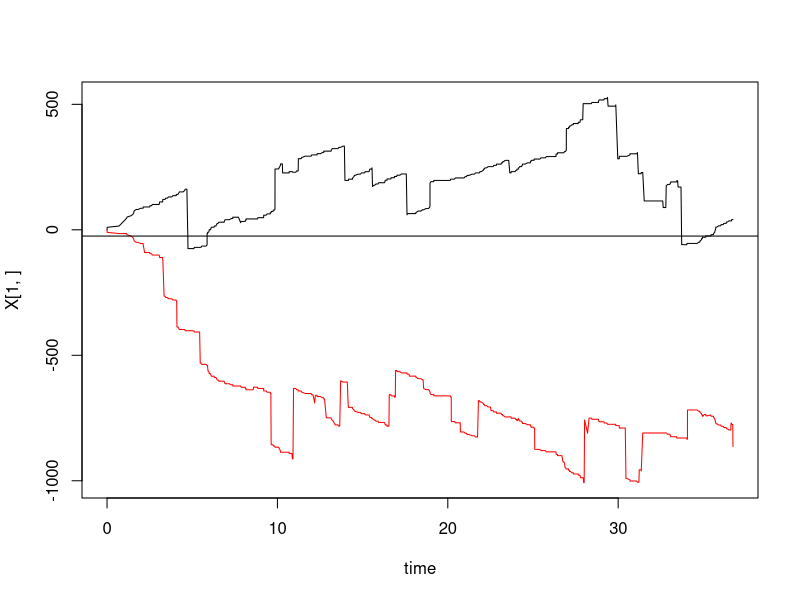
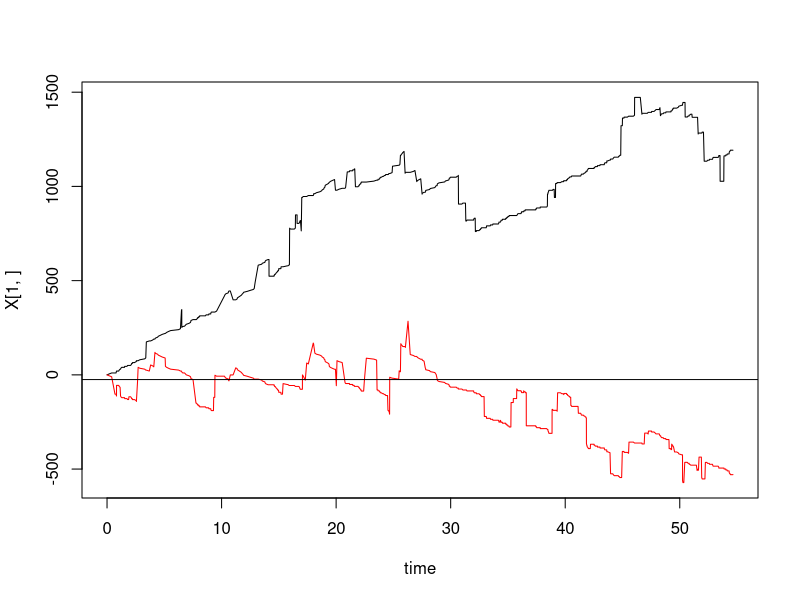
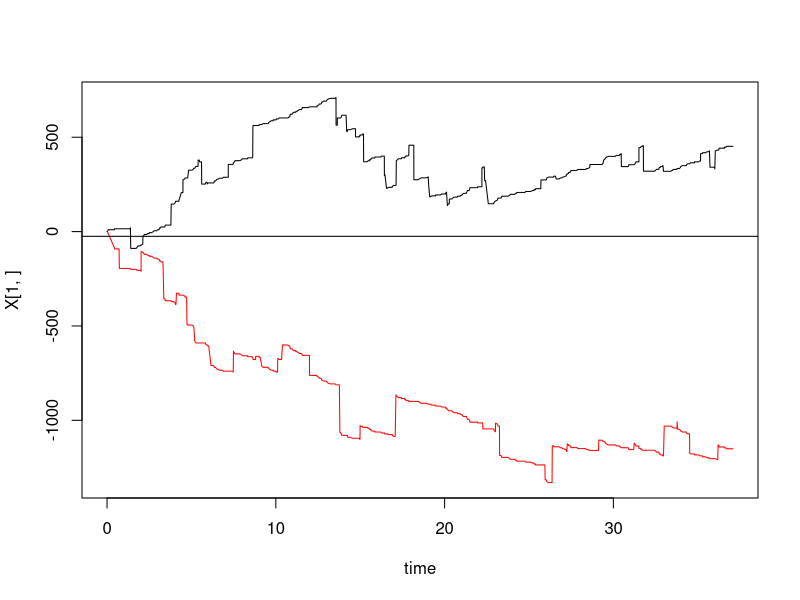
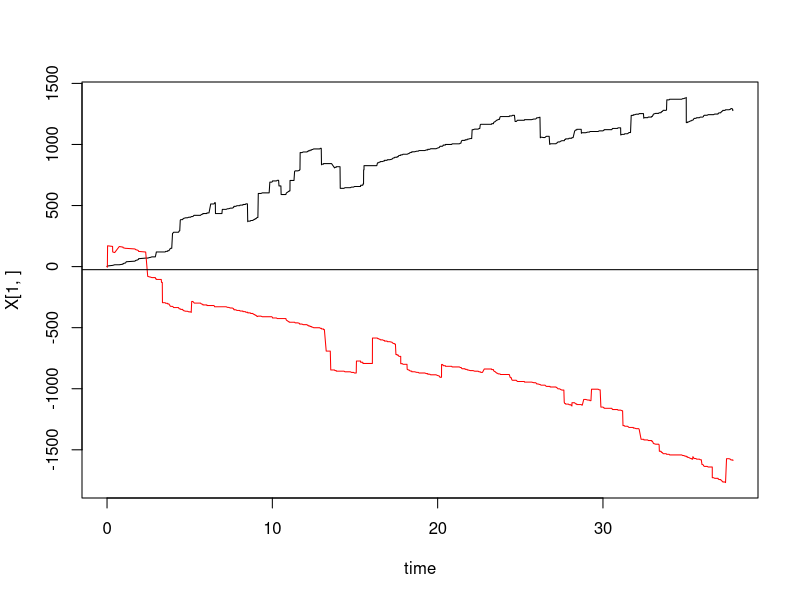
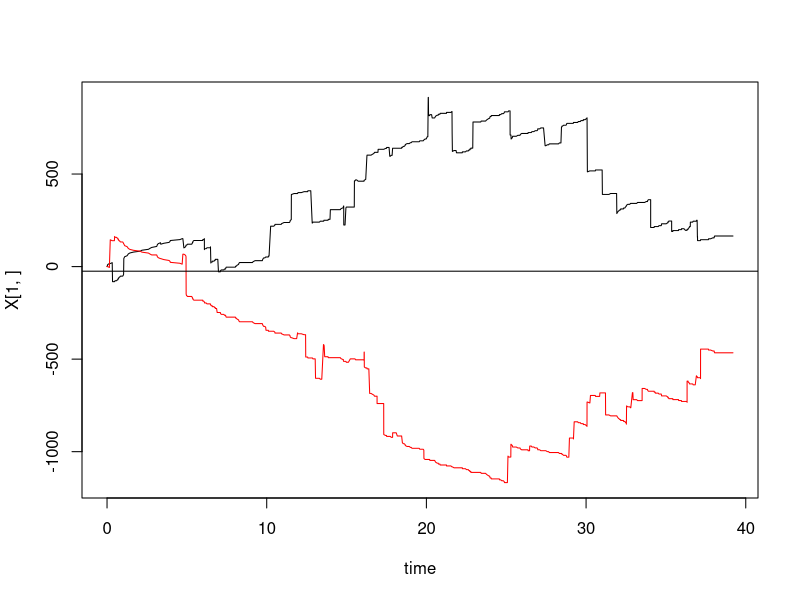
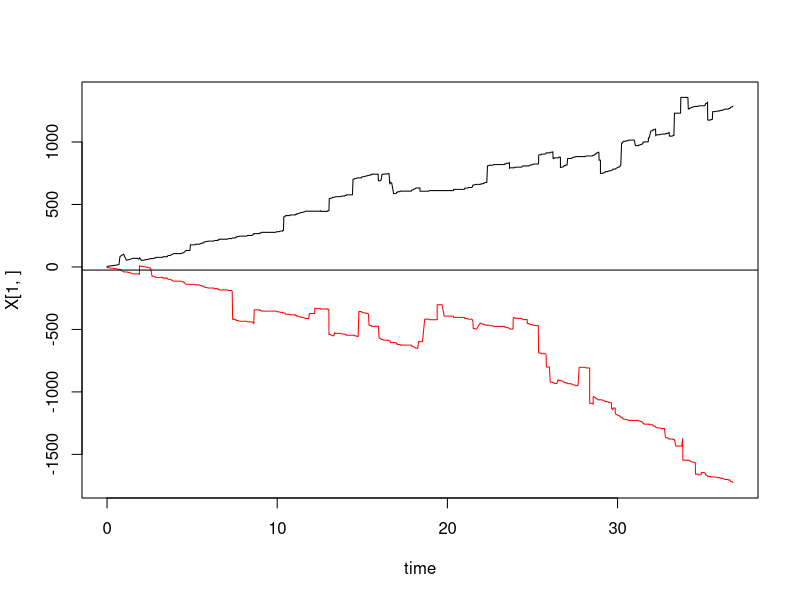
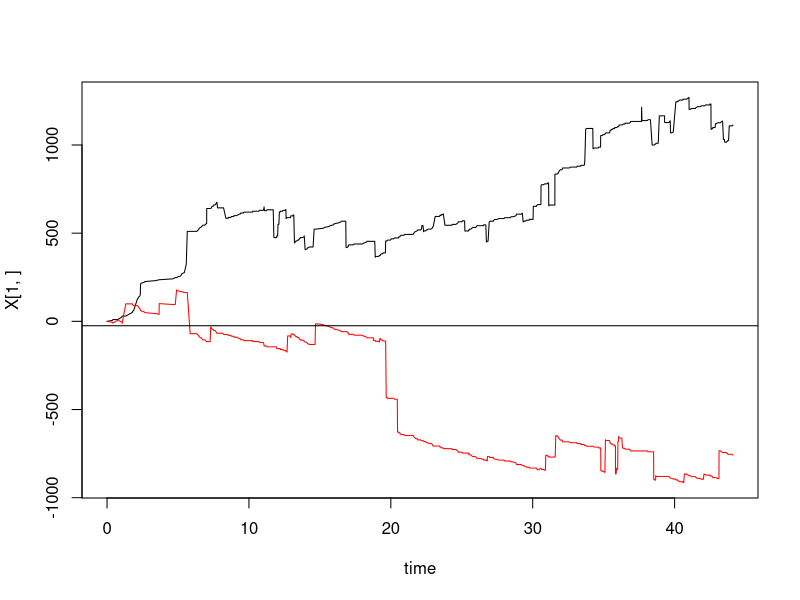
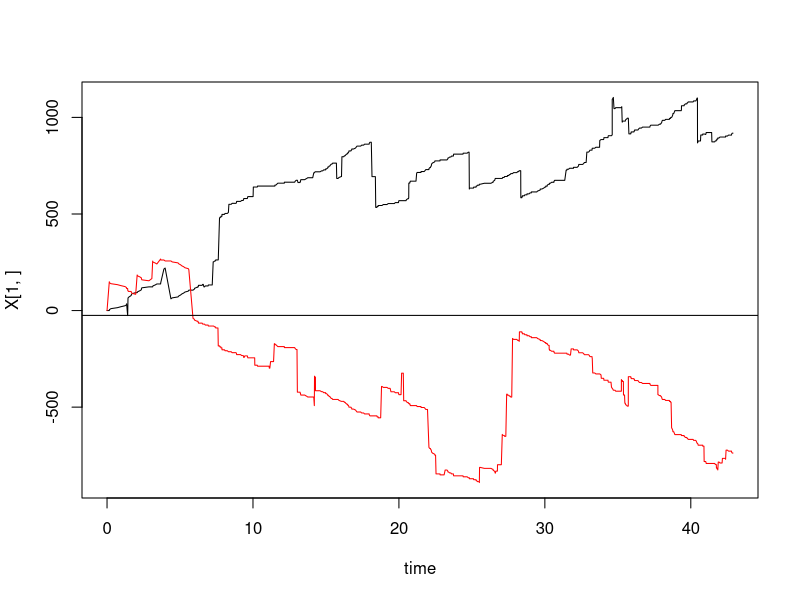

The R script that drew these images, in order:
re1<-1 #rate of error in animal 1
re2<-re1 #rate of error in animal 2
me1<-0 #mean error in animal 1
me2<-0 #mean error in animal 2
se1<-100 #variance of error in animal 1
se2<-100 #variance of error in animal 2

rf<-5 #rate of fighting
mf<-5 #mean fight outcome
sf<-0 #variance of fight outcome

bs1=0 #boost to animal 2 when animal 1 signals
bs2=0 #boost to animal 1 when animal 2 signals

rs<-10

T<-25 #signaling threshold

erf<-function(x){
	return(2*pnorm(x*sqrt(2))-1)
	}
f<-function(x){
	return(rs*(erf(-(x-2*(-T)))+1))
	}

timesteps=1000 #how many reactions to have
bins=seq(0,timesteps,by=0.5) #bin time so we can compare evolution in time between runs

B<-function(re1,re2,me1,me2,se1,se2,rf,mf,sf,bs1,bs2){ #Gillespie algorithm

runs=500 #how many separate runs to do
fight_rates=array(,runs) #time spent fighting divided by total time each run
error1_rates=array(,runs) #rates of errors for each run
error2_rates=array(,runs)
signal1_rates=array(,runs)
signal2_rates=array(,runs)
dom1=array(,runs) #sum of intervals in which animal 1 is dominant
dom2=array(,runs)
hitting2=array(,runs)



where1=list() #each element of the list will be an array of dominance values for animal 1 at a point in time
where2=list()
for(i in 1:length(bins)){
	where1[[i]]=array()
	where2[[i]]=array()
	}

for(k in 1:runs){
time=array(,timesteps+1) #keep track of timepoints
time[1]=0 #initialize
X=array(,c(2,timesteps+1))
X[,1]=c(0,0)
rxns=array(,timesteps) #keep track of which reactions occur

for(i in 1:timesteps+1){
	X[,i]=X[,i-1]
	rates=c(re1,re2,rf,f(X[1,i-1]),f(X[2,i-1]))
	R=sum(rates)
	r1=runif(1,0,1) #random variable to increment time
	r2=runif(1,0,1)*R #random variable to decide reaction
	tau=1/R*log(1/r1) #exponentially distributed time step
	time[i]=tau+time[i-1] #add to total time
	C=cumsum(rates) 
	j=min(which(C>r2))
	rxns[i-1]=j
	if(j==1){ #animal 1 makes an error
		E=rnorm(1,me1,se1)
		X[1,i]=X[1,i]+E
		}
	if(j==2){ #animal 2 makes an error
		E=rnorm(1,me2,se2)
		X[2,i]=X[2,i]+E
		}
	if(j==3){ #fight occurs
		F=rnorm(1,mf,sf)
		X[1,i]=X[1,i]+F
		X[2,i]=X[2,i]-F
		}
	if(j==4){ #animal 2 signals
		X[2,i]=X[2,i]+bs1
		}
	if(j==5){ #animal 1 signals
		X[1,i]=X[1,i]+bs2
		}	

	}
	
for(i in 1:length(bins)){ #for each bin concatenate the dominance values at the beginning of that time bin
	if(bins[i]<=max(time)){
		M=max(which(time<=bins[i]))
		where1[[i]]=c(where1[[i]],X[1,M])
		where2[[i]]=c(where2[[i]],X[2,M])
		}

	}
	
	
fight_rates[k]=length(which(rxns==3))/time[timesteps+1]
error1_rates[k]=length(which(rxns==1))/time[timesteps+1]
error2_rates[k]=length(which(rxns==2))/time[timesteps+1]
signal1_rates[k]=length(which(rxns==4))/time[timesteps+1]
signal2_rates[k]=length(which(rxns==5))/time[timesteps+1]
dom1[k]=sum(diff(time)[which(X[1,2:timesteps+1]>0)])/time[timesteps+1]
dom2[k]=sum(diff(time)[which(X[2,2:timesteps+1]>0)])/time[timesteps+1]
if(sum(X[1,]>-T)==timesteps+1){hitting2[k]=time[timesteps+1]} else hitting2[k]=time[min(which(X[1,]<=-T))]
	
plot(time,X[1,],type="l",ylim=range(X)) #plot dominance estimates over time
lines(time,X[2,],col="red")
abline(h=-T)

} #end of k loop

for(i in 1:length(bins)){ #get rid of first null value of each list
	where1[[i]]=where1[[i]][-1]
	where2[[i]]=where2[[i]][-1]
	}


layout(matrix(1:2,nrow=1))
boxplot(list(fight_rates,error1_rates,error2_rates,signal1_rates,signal2_rates),names=c("Fights","Animal 1 Error","Animal 2 Error","Animal 1 Signals","Animal 2 Signals"),main="Rates")
boxplot(list(dom1,dom2),names=c(1,2),main="Time Estimate is Positive")

to_return=list(where1,where2,hitting2)

return(to_return)
}

#for(i in 1:timesteps){
#	if(rxns[i]==3){abline(v=i)}
#	}


L=B(re1,re2,me1,me2,se1,se2,rf,mf,sf,bs1,bs2)

layout(1)

where1=L[[1]]
where2=L[[2]]
M=50
pvals1<-array(,M)
for(k in 1:M){
	v=seq(min(where1[[k]]),max(where1[[k]]),by=.5)
	v=as.matrix(v,nrow=1)
	t=apply(v,2,dnorm,mean=(me2-mf)*bins[k],sd=(se1+sf)*sqrt(bins[k])) #generate 
	hist(where2[[k]],freq=FALSE,main=paste(k,bins[k]))
	lines(v,t)
	pvals1[k]=ks.test(where2[[k]],"pnorm",(me1+mf)*bins[k],se1*sqrt(bins[k]))$p.value
	}
hist(pvals1)

hit<-L[[3]]
tvec=seq(min(hit),max(hit),by=0.02)
tvec=matrix(tvec,nrow=1)
g<-function(t,C){
	return(abs(C)/((se1+sf)*sqrt(2*pi*t^3))*exp(-(C-(me1-mf)*t)^2/(2*(se1+sf)^2*t)))
	}
gvec=apply(tvec,2,g,-T)
